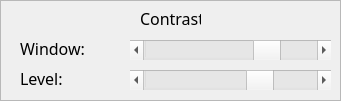
   <widget class="QFrame" name="frame_8">
    <property name="geometry">
     <rect>
      <x>360</x>
      <y>400</y>
      <width>341</width>
      <height>101</height>
     </rect>
    </property>
    <property name="frameShape">
     <enum>QFrame::StyledPanel</enum>
    </property>
    <property name="frameShadow">
     <enum>QFrame::Raised</enum>
    </property>
    <widget class="QLabel" name="label_10">
     <property name="geometry">
      <rect>
       <x>20</x>
       <y>40</y>
       <width>131</width>
       <height>16</height>
      </rect>
     </property>
     <property name="font">
      <font>
       <family>Sans Serif</family>
       <pointsize>12</pointsize>
       <weight>50</weight>
       <bold>false</bold>
      </font>
     </property>
     <property name="text">
      <string>Window:</string>
     </property>
    </widget>
    <widget class="QLabel" name="label_8">
     <property name="geometry">
      <rect>
       <x>20</x>
       <y>70</y>
       <width>131</width>
       <height>16</height>
      </rect>
     </property>
     <property name="font">
      <font>
       <family>Sans Serif</family>
       <pointsize>12</pointsize>
       <weight>50</weight>
       <bold>false</bold>
      </font>
     </property>
     <property name="text">
      <string>Level:</string>
     </property>
    </widget>
    <widget class="QScrollBar" name="vsEnhancedWindow">
     <property name="geometry">
      <rect>
       <x>130</x>
       <y>40</y>
       <width>201</width>
       <height>20</height>
      </rect>
     </property>
     <property name="maximum">
      <number>400</number>
     </property>
     <property name="value">
      <number>300</number>
     </property>
     <property name="orientation">
      <enum>Qt::Horizontal</enum>
     </property>
    </widget>
    <widget class="QScrollBar" name="vsEnhancedLevel">
     <property name="geometry">
      <rect>
       <x>130</x>
       <y>70</y>
       <width>201</width>
       <height>20</height>
      </rect>
     </property>
     <property name="maximum">
      <number>200</number>
     </property>
     <property name="value">
      <number>140</number>
     </property>
     <property name="orientation">
      <enum>Qt::Horizontal</enum>
     </property>
    </widget>
    <widget class="QLabel" name="label_9">
     <property name="geometry">
      <rect>
       <x>140</x>
       <y>10</y>
       <width>61</width>
       <height>16</height>
      </rect>
     </property>
     <property name="font">
      <font>
       <family>Sans Serif</family>
       <pointsize>12</pointsize>
       <weight>50</weight>
       <bold>false</bold>
      </font>
     </property>
     <property name="text">
      <string>Contrast:</string>
     </property>
    </widget>
   </widget>
